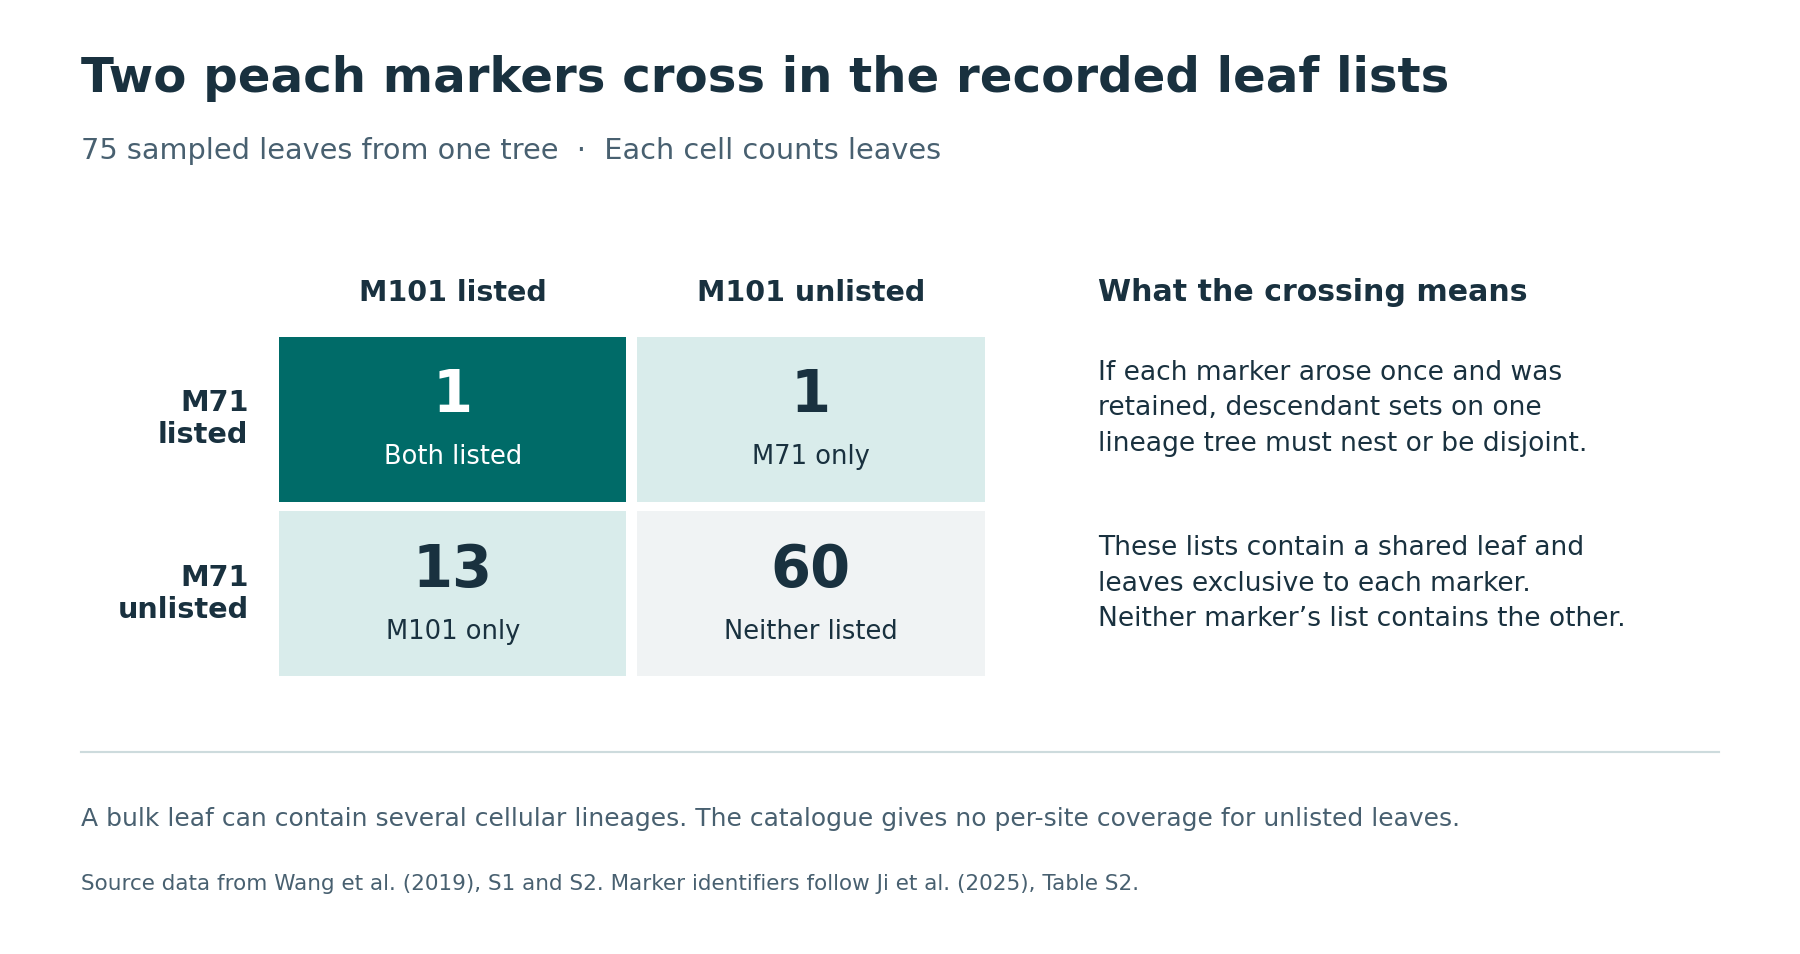

Reproduce this figure in Python.
"""Draw the counts of listed leaves for the two historical flower markers."""
import argparse
import csv
from pathlib import Path

import matplotlib
matplotlib.use("Agg")
import matplotlib.pyplot as plt
from matplotlib.patches import Rectangle

HERE = Path(__file__).resolve().parent
MARKERS = {"M71": ("Pp01", "2130859"), "M101": ("Pp04", "21561355")}


def get_sets(carriers, roster):
    with roster.open(encoding="utf-8", newline="") as stream:
        samples = [r["sample_id"] for r in csv.DictReader(stream, delimiter="\t")]
    leaves = set(samples)
    if len(leaves) != len(samples):
        raise ValueError("Duplicate sample IDs in roster")
    with carriers.open(encoding="utf-8", newline="") as stream:
        calls = {(r["chromosome"], r["position"]): set(r["listed_leaves"].split(";"))
                 for r in csv.DictReader(stream, delimiter="\t")}
    if any(not value.issubset(leaves) for value in calls.values()):
        raise ValueError("Unrecognized sample identifier in carrier table")
    a, b = (calls[MARKERS[key]] for key in ("M71", "M101"))
    return leaves, ((a & b, a - b), (b - a, leaves - a - b))


def draw(carriers, roster, output):
    leaves, cells = get_sets(carriers, roster)
    if (not all(cells[r][c] for r, c in [(0, 0), (0, 1), (1, 0)])
            or sum(len(s) for row in cells for s in row) != len(leaves)):
        raise ValueError("The selected pair does not have the reported crossing pattern")

    ink, gray, teal = "#19313F", "#486070", "#006B68"
    plt.rcParams.update({"font.family": "DejaVu Sans"})
    fig = plt.figure(figsize=(10, 5.3), facecolor="white")
    def text(x, y, s, **style):
        fig.text(x, y, s, va="center", color=style.pop("color", ink), **style)

    text(.045, .918, "Two peach markers cross in the recorded leaf lists",
         fontsize=19.3, weight="bold")
    text(.045, .842, f"{len(leaves)} sampled leaves from one tree  ·  Each cell counts leaves",
         fontsize=11.5, color=gray)
    x0, x1, width = .155, .354, .193
    y1, y0, height = .291, .474, .173
    text(x0 + width / 2, .693, "M101 listed", ha="center", fontsize=11.4, weight="bold")
    text(x1 + width / 2, .693, "M101 unlisted", ha="center", fontsize=11.4, weight="bold")
    text(.138, y0 + height / 2, "M71\nlisted", ha="right", fontsize=11.5, weight="bold")
    text(.138, y1 + height / 2, "M71\nunlisted", ha="right", fontsize=11.5, weight="bold")
    palettes = ((teal, "#D9ECEB"), ("#D9ECEB", "#F0F3F4"))
    labels = (("Both listed", "M71 only"), ("M101 only", "Neither listed"))
    for row, y in enumerate((y0, y1)):
        for column, x in enumerate((x0, x1)):
            fig.add_artist(Rectangle((x, y), width, height, transform=fig.transFigure,
                                     facecolor=palettes[row][column], edgecolor="none",
                                     zorder=0))
            fg = "white" if (row, column) == (0, 0) else ink
            text(x + width / 2, y + .111, str(len(cells[row][column])),
                 ha="center", fontsize=23, weight="bold", color=fg)
            text(x + width / 2, y + .047, labels[row][column], ha="center", fontsize=10.3, color=fg)

    text(.61, .693, "What the crossing means", fontsize=12, weight="bold")
    text(.61, .572, "If each marker arose once and was\nretained, descendant sets on one\nlineage tree must nest or be disjoint.",
         fontsize=10.6, linespacing=1.47)
    text(.61, .388, "These lists contain a shared leaf and\nleaves exclusive to each marker.\nNeither marker’s list contains the other.",
         fontsize=10.6, linespacing=1.47)
    fig.add_artist(plt.Line2D([.045, .955], [.212, .212], transform=fig.transFigure,
                              color="#CDDBDD", linewidth=.85))
    text(.045, .142, "A bulk leaf can contain several cellular lineages. The catalogue gives no per-site coverage for unlisted leaves.",
         fontsize=10, color=gray)
    text(.045, .073, "Source data from Wang et al. (2019), S1 and S2. Marker identifiers follow Ji et al. (2025), Table S2.",
         fontsize=8.6, color=gray)
    fig.savefig(output, dpi=180, facecolor="white")
    plt.close(fig)


if __name__ == "__main__":
    parser = argparse.ArgumentParser(description=__doc__)
    parser.add_argument("--carriers", type=Path, default=HERE / "carriers.tsv")
    parser.add_argument("--roster", type=Path, default=HERE / "sample_roster.tsv")
    parser.add_argument("--output", type=Path, default=HERE / "plot.png")
    args = parser.parse_args()
    draw(args.carriers, args.roster, args.output)
